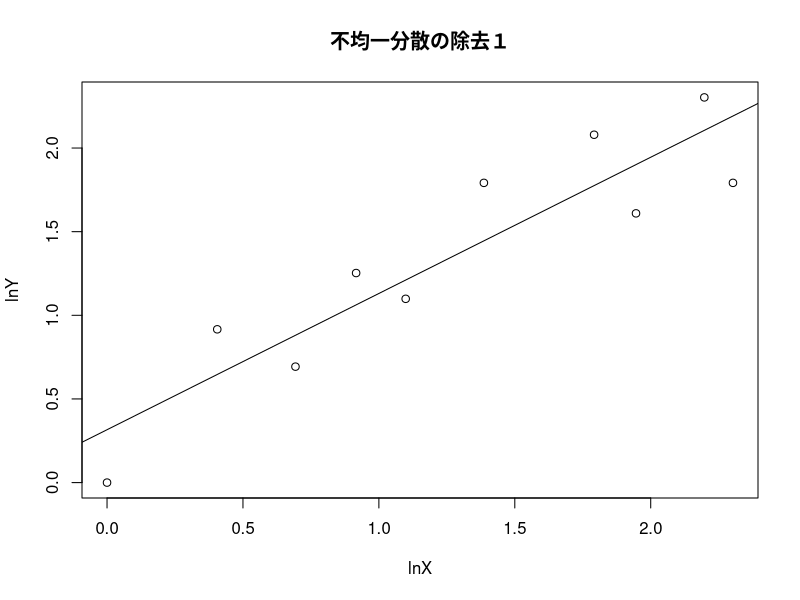

R code for this plot: (Note: this script raises an error after producing the figure.)
data1 <- read.table("k0603.csv",header = TRUE, sep =",")
data1
plot(data1$lnX, data1$lnY,xlab="lnX",ylab="lnY",main="不均一分散の除去１")
fm2 <- lm(lnY ~ lnX, data = data1)
summary(fm2)
abline(fm2)
bptest(fm2)
